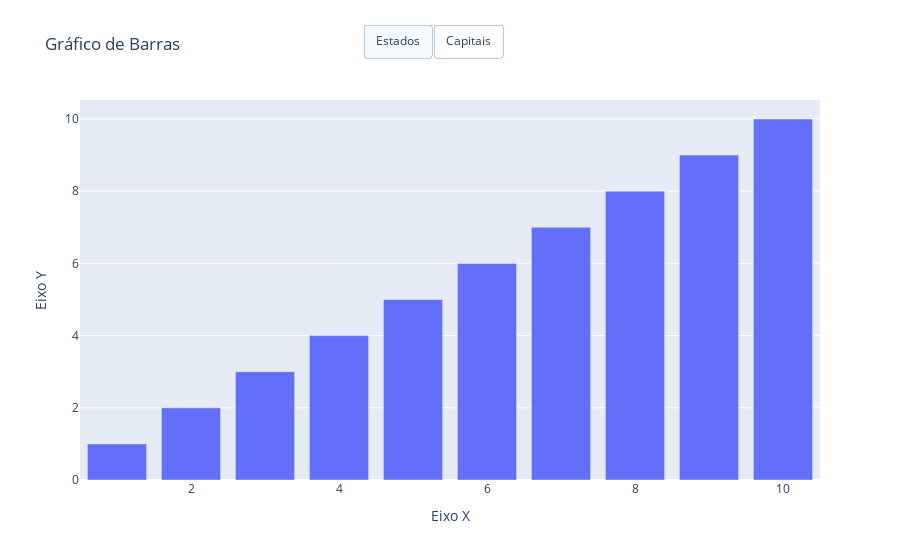

Notebook code for this chart:
### Code cell
graficoBarras([1,2,3,4,5,6,7,8,9,10,11,12,13,14,15,16,17,18,19,20],[1,2,3,4,5,6,7,8,9,10,11,12,13,14,15,16,17,18,19,20], "Gráfico de Barras", "Eixo X", "Eixo Y").show(width=600, height=600)

### Figure 1 — Plotly figure (JSON) as saved in the notebook; plotly's stock layout.template omitted (floating-point values rounded to 4 significant figures)
{"data": [{"name": "Estados", "type": "bar", "visible": true, "x": [1, 2, 3, 4, 5, 6, 7, 8, 9, 10], "y": [1, 2, 3, 4, 5, 6, 7, 8, 9, 10]}, {"name": "Capitais", "type": "bar", "visible": false, "x": [11, 12, 13, 14, 15, 16, 17, 18, 19, 20], "y": [11, 12, 13, 14, 15, 16, 17, 18, 19, 20]}], "layout": {"title": {"text": "Gráfico de Barras"}, "updatemenus": [{"active": 0, "buttons": [{"args": [{"visible": [true, false]}, {"title": "Estados"}], "label": "Estados", "method": "update"}, {"args": [{"visible": [false, true]}, {"title": "Capitais"}], "label": "Capitais", "method": "update"}], "direction": "right", "type": "buttons", "x": 0.57, "y": 1.2}], "xaxis": {"title": {"text": "Eixo X"}}, "yaxis": {"title": {"text": "Eixo Y"}}}}
